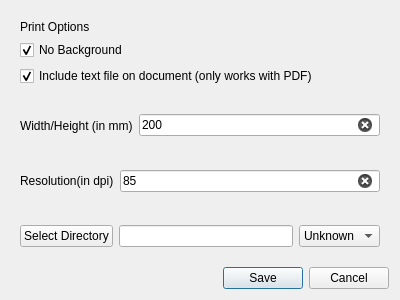
<?xml version="1.0" encoding="UTF-8"?>
<ui version="4.0">
 <class>Print</class>
 <widget class="QDialog" name="Print">
  <property name="geometry">
   <rect>
    <x>0</x>
    <y>0</y>
    <width>400</width>
    <height>300</height>
   </rect>
  </property>
  <property name="windowTitle">
   <string>Save</string>
  </property>
  <property name="windowIcon">
   <iconset resource="icon.qrc">
    <normaloff>:/images/if_save_2639912.png</normaloff>:/images/if_save_2639912.png</iconset>
  </property>
  <layout class="QVBoxLayout" name="verticalLayout_2">
   <item>
    <widget class="QWidget" name="widget_2" native="true">
     <layout class="QVBoxLayout" name="verticalLayout">
      <item>
       <widget class="QLabel" name="label">
        <property name="text">
         <string>Print Options</string>
        </property>
       </widget>
      </item>
      <item>
       <widget class="QCheckBox" name="backgroundCheck">
        <property name="text">
         <string>No Background</string>
        </property>
        <property name="checked">
         <bool>true</bool>
        </property>
       </widget>
      </item>
      <item>
       <widget class="QCheckBox" name="pdfTextCheck">
        <property name="text">
         <string>Include text file on document (only works with PDF)</string>
        </property>
        <property name="checked">
         <bool>true</bool>
        </property>
       </widget>
      </item>
     </layout>
    </widget>
   </item>
   <item>
    <widget class="QWidget" name="widget_3" native="true">
     <layout class="QHBoxLayout" name="horizontalLayout_2">
      <item>
       <widget class="QLabel" name="sizeLabel">
        <property name="text">
         <string>Width/Height (in mm)</string>
        </property>
       </widget>
      </item>
      <item>
       <widget class="QLineEdit" name="sizeEdit">
        <property name="text">
         <string>200</string>
        </property>
        <property name="placeholderText">
         <string/>
        </property>
        <property name="clearButtonEnabled">
         <bool>true</bool>
        </property>
       </widget>
      </item>
     </layout>
    </widget>
   </item>
   <item>
    <widget class="QWidget" name="widget_4" native="true">
     <layout class="QHBoxLayout" name="horizontalLayout_3">
      <item>
       <widget class="QLabel" name="resolutionLabel">
        <property name="text">
         <string>Resolution(in dpi)</string>
        </property>
       </widget>
      </item>
      <item>
       <widget class="QLineEdit" name="resolutionEdit">
        <property name="text">
         <string>85</string>
        </property>
        <property name="clearButtonEnabled">
         <bool>true</bool>
        </property>
       </widget>
      </item>
     </layout>
    </widget>
   </item>
   <item>
    <widget class="QWidget" name="widget" native="true">
     <layout class="QHBoxLayout" name="horizontalLayout">
      <item>
       <widget class="QPushButton" name="directoryButton">
        <property name="text">
         <string>Select Directory</string>
        </property>
       </widget>
      </item>
      <item>
       <widget class="QLineEdit" name="directoryEdit">
        <property name="readOnly">
         <bool>false</bool>
        </property>
       </widget>
      </item>
      <item>
       <widget class="QComboBox" name="directoryBox">
        <item>
         <property name="text">
          <string>Unknown</string>
         </property>
        </item>
        <item>
         <property name="text">
          <string>.pdf</string>
         </property>
        </item>
        <item>
         <property name="text">
          <string>.ps</string>
         </property>
        </item>
        <item>
         <property name="text">
          <string>.svg</string>
         </property>
        </item>
        <item>
         <property name="text">
          <string>.bmp</string>
         </property>
        </item>
        <item>
         <property name="text">
          <string>.cur</string>
         </property>
        </item>
        <item>
         <property name="text">
          <string>.icns</string>
         </property>
        </item>
        <item>
         <property name="text">
          <string>.ico</string>
         </property>
        </item>
        <item>
         <property name="text">
          <string>.jpeg</string>
         </property>
        </item>
        <item>
         <property name="text">
          <string>.jpg</string>
         </property>
        </item>
        <item>
         <property name="text">
          <string>.pbm</string>
         </property>
        </item>
        <item>
         <property name="text">
          <string>.pgm</string>
         </property>
        </item>
        <item>
         <property name="text">
          <string>.png</string>
         </property>
        </item>
        <item>
         <property name="text">
          <string>.ppm</string>
         </property>
        </item>
        <item>
         <property name="text">
          <string>.xbm</string>
         </property>
        </item>
        <item>
         <property name="text">
          <string>.xpm</string>
         </property>
        </item>
       </widget>
      </item>
     </layout>
    </widget>
   </item>
   <item>
    <widget class="QDialogButtonBox" name="buttonBox">
     <property name="focusPolicy">
      <enum>Qt::NoFocus</enum>
     </property>
     <property name="orientation">
      <enum>Qt::Horizontal</enum>
     </property>
     <property name="standardButtons">
      <set>QDialogButtonBox::Cancel|QDialogButtonBox::Save</set>
     </property>
    </widget>
   </item>
  </layout>
 </widget>
 <resources>
  <include location="icon.qrc"/>
 </resources>
 <connections>
  <connection>
   <sender>buttonBox</sender>
   <signal>accepted()</signal>
   <receiver>Print</receiver>
   <slot>accept()</slot>
   <hints>
    <hint type="sourcelabel">
     <x>248</x>
     <y>254</y>
    </hint>
    <hint type="destinationlabel">
     <x>157</x>
     <y>274</y>
    </hint>
   </hints>
  </connection>
  <connection>
   <sender>buttonBox</sender>
   <signal>rejected()</signal>
   <receiver>Print</receiver>
   <slot>reject()</slot>
   <hints>
    <hint type="sourcelabel">
     <x>316</x>
     <y>260</y>
    </hint>
    <hint type="destinationlabel">
     <x>286</x>
     <y>274</y>
    </hint>
   </hints>
  </connection>
 </connections>
</ui>
